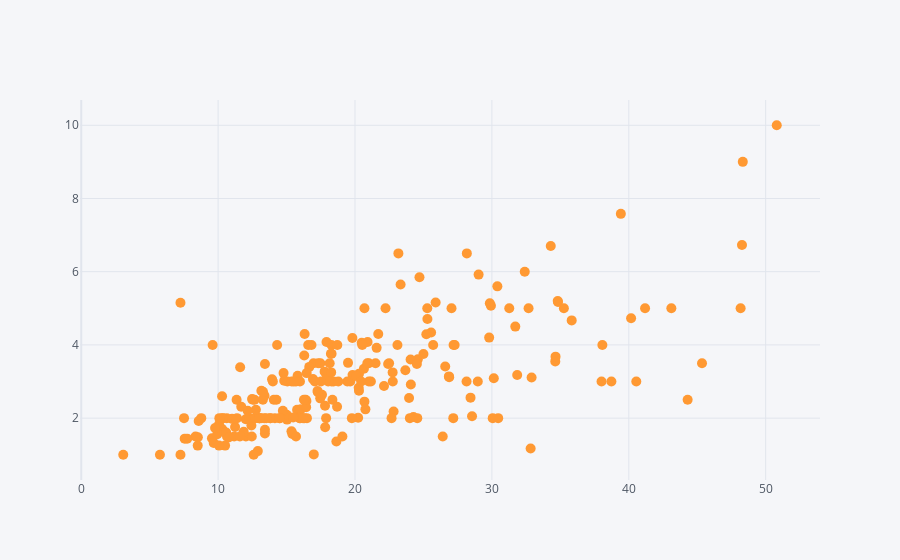

Notebook cell for this chart:
### Code cell
df.iplot(kind = 'scatter', x = 'total_bill', y = 'tip', mode = 'markers', size = 10)

### Figure 1 — Plotly figure (JSON) as saved in the notebook; plotly's stock layout.template omitted (floating-point values rounded to 4 significant figures; data arrays with more than 128 entries replaced by an {"elided": "..."} marker saying what was removed)
{"data": [{"line": {"color": "rgba(255, 153, 51, 1.0)", "dash": "solid", "shape": "linear", "width": 1.3}, "marker": {"size": 10, "symbol": "circle"}, "mode": "markers", "name": "tip", "text": "", "type": "scatter", "x": {"elided": "244 float values"}, "y": {"elided": "244 float values"}}], "layout": {"autosize": true, "legend": {"bgcolor": "#F5F6F9", "font": {"color": "#4D5663"}}, "paper_bgcolor": "#F5F6F9", "plot_bgcolor": "#F5F6F9", "title": {"font": {"color": "#4D5663"}}, "xaxis": {"autorange": true, "gridcolor": "#E1E5ED", "range": [-0.06684, 53.95], "showgrid": true, "tickfont": {"color": "#4D5663"}, "title": {"font": {"color": "#4D5663"}, "text": ""}, "type": "linear", "zerolinecolor": "#E1E5ED"}, "yaxis": {"autorange": true, "gridcolor": "#E1E5ED", "range": [0.08194, 10.92], "showgrid": true, "tickfont": {"color": "#4D5663"}, "title": {"font": {"color": "#4D5663"}, "text": ""}, "type": "linear", "zerolinecolor": "#E1E5ED"}}}
